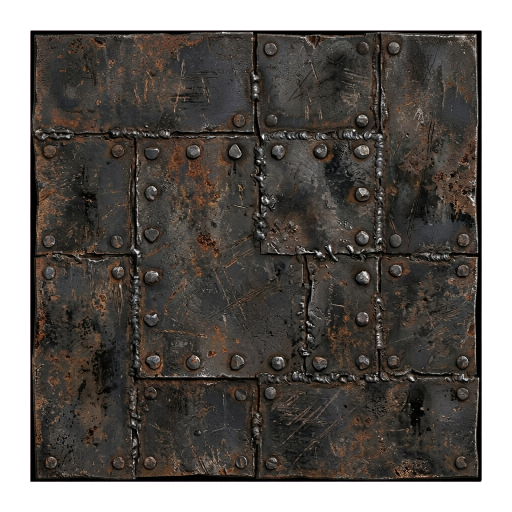
#> input picture tools/arena_1c/test_piso_cut.png, 1024 x 1024 px, found by its file name (shown at 1/2 size)
$ python montar_pisos.py
#> lines starting #> are read from the running program, lines starting #| are printed output that depends on the picture; after the words box and inside, x2 and y2 are one past the last pixel; in counts of white or black regions, pixels touching at a corner belong together
"""Montagem dos Pisos do Fosso e da Galeria (Fase 1C).
Escala: 4 px de arquivo = 1 px de mundo. Módulos de 64x64 de mundo (256x256 px de arquivo).
Módulos:
  - arena_piso_fosso_chapa_v1: piso do fosso em chapas de ferro rebitadas com solda e fuligem, seamless tiling.
  - arena_piso_fosso_grelha_v1: módulo do fosso com grelha central de drenagem e ralo para efluente.
  - arena_piso_galeria_tabuas_v1: piso da galeria em tábuas de madeira e chapas de ferro rebitadas.
"""
import os
import numpy as np
from PIL import Image, ImageDraw, ImageFilter, ImageEnhance

SRC_PISO = r"c:\Users\Usuario\Documents\jogo\tools\arena_1c\test_piso_cut.png"
OUT_DIR = r"c:\Users\Usuario\Documents\jogo\tools\arena_1c"

im_piso = Image.open(SRC_PISO)
#> im_piso is the input picture: PIL image 1024x1024 RGBA; mean R, G, B, A 46.8, 42.1, 38.2, 198.1
# Crop central do piso (64, 64, 960, 960)
piso_crop = im_piso.crop((64, 64, 960, 960)).resize((256, 256), Image.LANCZOS)
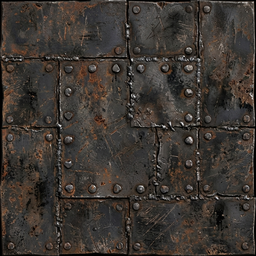
#> piso_crop: PIL image 256x256 RGBA; mean R, G, B, A 61, 55, 49.8, 255

# 1. Piso do Fosso (Chapa rebitada) com Seamless Tiling
arr = np.array(piso_crop).astype(np.float32)
seam = 16
# Blend horizontal edges
for i in range(seam):
    a = i / float(seam)
    arr[:, i, :] = arr[:, i, :] * a + arr[:, 256 - seam + i, :] * (1 - a)
    arr[:, 256 - seam + i, :] = arr[:, i, :]
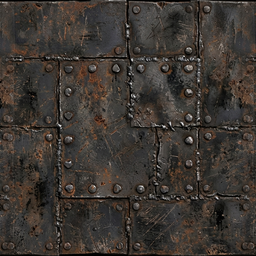
#> arr: shape (256, 256, 4) float32; mean R, G, B, A 61.3, 55.4, 50.2, 255
# Blend vertical edges
for j in range(seam):
    a = j / float(seam)
    arr[j, :, :] = arr[j, :, :] * a + arr[256 - seam + j, :, :] * (1 - a)
    arr[256 - seam + j, :, :] = arr[j, :, :]
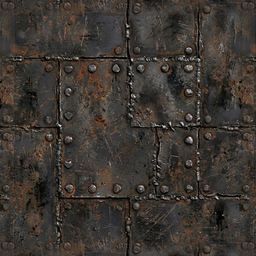
#> arr: shape (256, 256, 4) float32; 12.11% of pixels changed, all inside (x1, y1, x2, y2) = (0, 0, 256, 256)

piso_chapa = Image.fromarray(arr.clip(0, 255).astype(np.uint8))
piso_chapa.save(os.path.join(OUT_DIR, "arena_piso_fosso_chapa_v1.png"))
print("Piso fosso chapa salvo:", piso_chapa.size)
#| Piso fosso chapa salvo: (256, 256)

# 2. Piso do Fosso com Grelha / Ralo (Central 128x128 px)
piso_grelha = piso_chapa.copy()
d_gr = ImageDraw.Draw(piso_grelha)
# Moldura quadrada de ferro escuro no centro (64 a 192)
d_gr.rectangle([64, 64, 192, 192], fill=(25, 20, 16, 255), outline=(15, 12, 10, 255), width=3)
# Poço escuro do ralo
d_gr.ellipse([88, 88, 168, 168], fill=(5, 4, 3, 255))
# Barras da grelha de ferro (ranhuras de escoamento)
for gx in range(74, 186, 12):
    d_gr.line([(gx, 66), (gx, 190)], fill=(80, 68, 55, 255), width=4)
    d_gr.line([(gx-1, 66), (gx-1, 190)], fill=(40, 32, 25, 255), width=2)
# Parafusos nos 4 cantos da moldura da grelha
for bx in (68, 188):
    for by in (68, 188):
        d_gr.ellipse([bx-3, by-3, bx+3, by+3], fill=(150, 120, 90, 255), outline=(20, 16, 12, 255))

piso_grelha.save(os.path.join(OUT_DIR, "arena_piso_fosso_grelha_v1.png"))
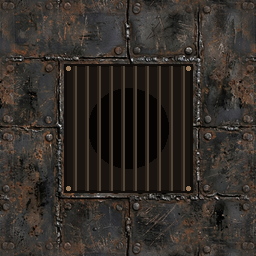
#> saved as arena_piso_fosso_grelha_v1.png: PIL image 256x256 RGBA; mean R, G, B, A 52.6, 46.8, 41.7, 255
print("Piso fosso grelha salvo:", piso_grelha.size)
#| Piso fosso grelha salvo: (256, 256)

# 3. Piso da Galeria (Tábuas de madeira escura com cinta de ferro)
im_galeria = Image.new("RGBA", (256, 256), (0, 0, 0, 0))
#> im_galeria: PIL image 256x256 RGBA; every value is 0
d_gal = ImageDraw.Draw(im_galeria)

# Tábuas de madeira escura horizontais (4 tábuas de 64 px de altura)
wood_tones = [
    (48, 38, 30, 255),
    (42, 34, 26, 255),
    (52, 42, 32, 255),
    (38, 30, 24, 255)
]
for idx, wy in enumerate(range(0, 256, 64)):
    c = wood_tones[idx % 4]
    d_gal.rectangle([0, wy, 255, wy+63], fill=c, outline=(18, 14, 10, 255), width=2)
    # Textura sutil de veios da madeira
    for ly in range(wy+8, wy+60, 12):
        d_gal.line([(0, ly), (255, ly)], fill=(c[0]+12, c[1]+10, c[2]+8, 255), width=1)

# Cintas de ferro verticais nas extremidades e centro com rebites
for fx in (8, 128, 248):
    d_gal.rectangle([fx-8, 0, fx+7, 255], fill=(35, 28, 22, 255), outline=(15, 12, 10, 255), width=2)
    d_gal.line([(fx, 0), (fx, 255)], fill=(70, 58, 46, 255), width=2)
    for ry in range(16, 256, 32):
        d_gal.ellipse([fx-3, ry-3, fx+3, ry+3], fill=(140, 110, 80, 255), outline=(15, 12, 10, 255))

im_galeria.save(os.path.join(OUT_DIR, "arena_piso_galeria_tabuas_v1.png"))
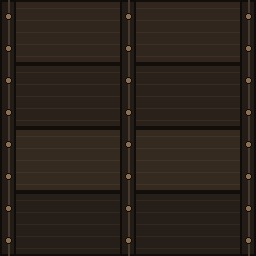
#> saved as arena_piso_galeria_tabuas_v1.png: PIL image 256x256 RGBA; mean R, G, B, A 42.9, 34.3, 26.7, 255
print("Piso galeria tabuas salvo:", im_galeria.size)
#| Piso galeria tabuas salvo: (256, 256)

$ run again, with tools/arena_1c/arena_portao_lutadores_aberto_v1.png copied over tools/arena_1c/test_piso_cut.png
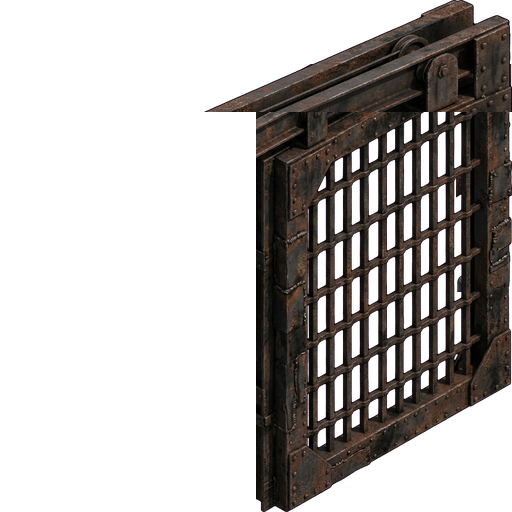
#> input picture tools/arena_1c/arena_portao_lutadores_aberto_v1.png, 512 x 512 px, found by its file name
#> im_piso is the input picture: PIL image 512x512 RGBA; mean R, G, B, A 18, 14.6, 12.9, 88.5
#> after the loop `for j in range(seam):`:
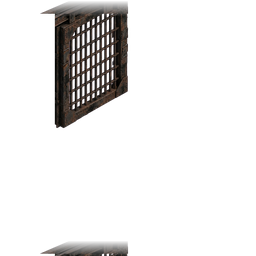
#> arr: shape (256, 256, 4) float32; mean R, G, B, A 5.8, 4.6, 4.1, 26.5; transparent parts drawn white
#| Piso fosso chapa salvo: (256, 256)
#> `piso_grelha.save(os.path.join(OUT_DIR, "arena_piso_fosso_grelha_v1.png..`:
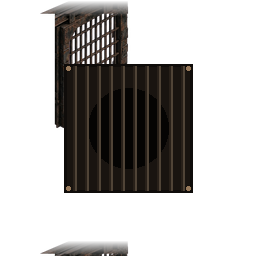
#> saved as arena_piso_fosso_grelha_v1.png: PIL image 256x256 RGBA; mean R, G, B, A 11.5, 9.4, 7.8, 82.2; transparent parts drawn white
#| Piso fosso grelha salvo: (256, 256)
#> im_galeria: PIL image 256x256 RGBA; every value is 0
#| Piso galeria tabuas salvo: (256, 256)

$ run again, with tools/arena_1c/arena_portao_lutadores_fechado_v1.png copied over tools/arena_1c/test_piso_cut.png
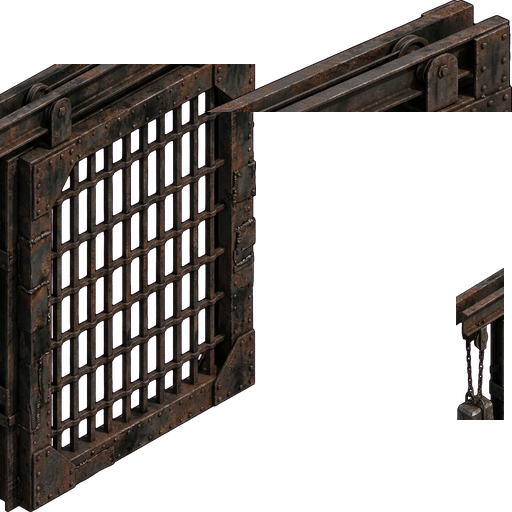
#> input picture tools/arena_1c/arena_portao_lutadores_fechado_v1.png, 512 x 512 px, found by its file name
#> im_piso is the input picture: PIL image 512x512 RGBA; mean R, G, B, A 21.1, 17.2, 15.2, 103.4
#> after the loop `for j in range(seam):`:
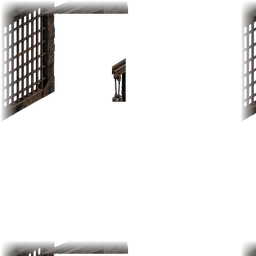
#> arr: shape (256, 256, 4) float32; mean R, G, B, A 5.1, 4.1, 3.7, 21.5; transparent parts drawn white
#| Piso fosso chapa salvo: (256, 256)
#> `piso_grelha.save(os.path.join(OUT_DIR, "arena_piso_fosso_grelha_v1.png..`:
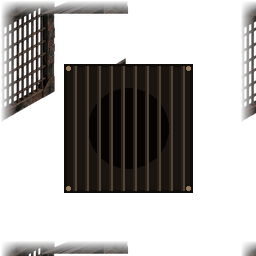
#> saved as arena_piso_fosso_grelha_v1.png: PIL image 256x256 RGBA; mean R, G, B, A 12.6, 10.2, 8.5, 84.7; transparent parts drawn white
#| Piso fosso grelha salvo: (256, 256)
#> im_galeria: PIL image 256x256 RGBA; every value is 0
#| Piso galeria tabuas salvo: (256, 256)
